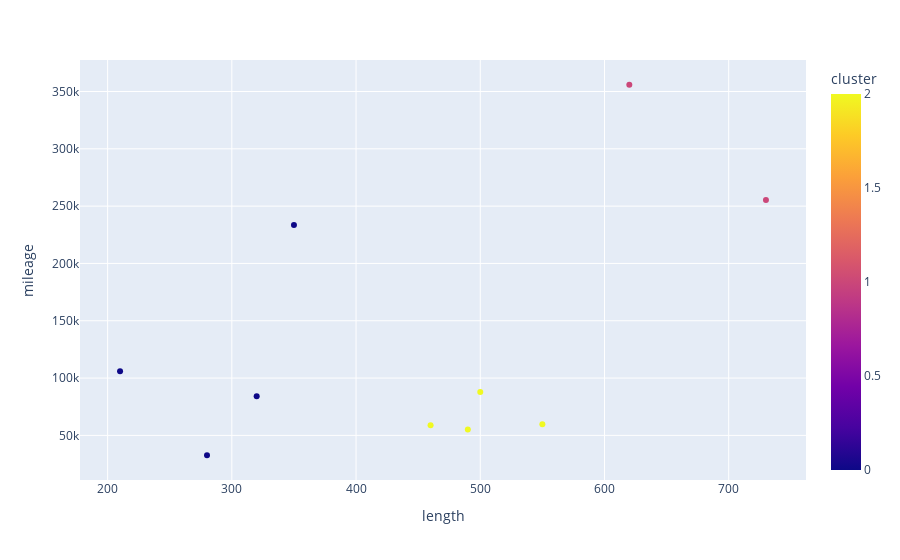

Here is the notebook cell this chart was saved with:
### Markdown cell above
## Normalizing the data

Since mileage has a wider range than length, we need to normalize the data before clustering. See how the clusters make more sense after normalizing the data.

### Code cell
# Extract the features for clustering
features = ['length', 'mileage']
X = df[features]

# Standardize features
scaler = StandardScaler()
X_scaled = scaler.fit_transform(X)

# Perform k-means clustering
kmeans = KMeans(n_clusters=3, random_state=0, n_init='auto')
kmeans.fit(X_scaled)

# Add cluster labels to the dataframe
df['cluster'] = kmeans.labels_

# Plot the clusters
fig = px.scatter(df, x='length', y='mileage', color='cluster')
fig.show()

### Figure 1 — Plotly figure (JSON) as saved in the notebook; plotly's stock layout.template omitted (floating-point values rounded to 4 significant figures)
{"data": [{"hovertemplate": "length=%{x}<br>mileage=%{y}<br>cluster=%{marker.color}<extra></extra>", "legendgroup": "", "marker": {"color": [0, 2, 2, 0, 1, 0, 1, 2, 0, 2], "coloraxis": "coloraxis", "symbol": "circle"}, "mode": "markers", "name": "", "orientation": "v", "showlegend": false, "type": "scatter", "x": [350, 500, 550, 280, 620, 320, 730, 490, 210, 460], "xaxis": "x", "y": [233587, 87915, 59819, 32682, 355894, 84232, 255416, 55188, 105879, 58792], "yaxis": "y"}], "layout": {"coloraxis": {"colorbar": {"title": {"text": "cluster"}}, "colorscale": [[0, "#0d0887"], [0.1111, "#46039f"], [0.2222, "#7201a8"], [0.3333, "#9c179e"], [0.4444, "#bd3786"], [0.5556, "#d8576b"], [0.6667, "#ed7953"], [0.7778, "#fb9f3a"], [0.8889, "#fdca26"], [1, "#f0f921"]]}, "legend": {"tracegroupgap": 0}, "margin": {"t": 60}, "xaxis": {"anchor": "y", "domain": [0, 1], "title": {"text": "length"}}, "yaxis": {"anchor": "x", "domain": [0, 1], "title": {"text": "mileage"}}}}
